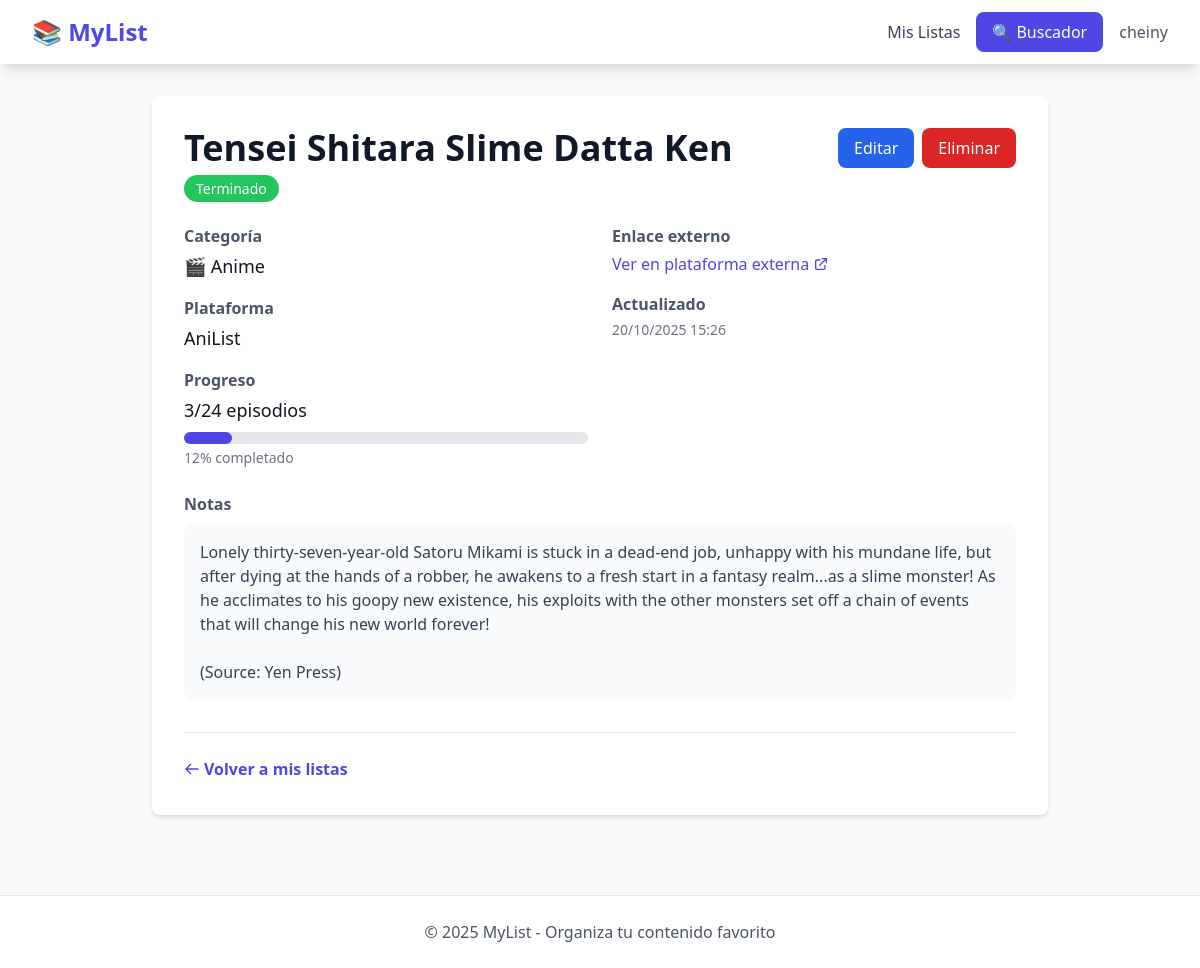
/entries/19/ (signed in), run on the app's committed database.
### users/models.py (models this page shows)
class User(AbstractUser):
    email = models.EmailField(unique=True)
    class Meta:
        db_table = 'users'

### entries/models.py (models this page shows, shortened)
class Entry(models.Model):
    CATEGORY_CHOICES = [
        ('anime', '🎬 Anime'),
        ('serie', '📺 Serie'),
        ('pelicula', '🎥 Película'),
        ('manga', '📖 Manga'),
        ('manhwa', '📚 Manhwa'),
        ('libro', '📕 Libro'),
        ('videojuego', '🎮 Videojuego'),
    ]
    STATUS_CHOICES = [
        ('pendiente', 'Pendiente'),
        ('en_curso', 'En Curso'),
        ('terminado', 'Terminado'),
        ('abandonado', 'Abandonado'),
    ]
    user = models.ForeignKey(settings.AUTH_USER_MODEL, on_delete=models.CASCADE, related_name='entries')
    tags = models.ManyToManyField(Tag, blank=True, related_name='entries')
    title = models.CharField(max_length=255)
    category = models.CharField(max_length=20, choices=CATEGORY_CHOICES)
    status = models.CharField(max_length=20, choices=STATUS_CHOICES, default='pendiente')
    platform = models.CharField(max_length=100, blank=True)
    progress_current = models.IntegerField(default=0, verbose_name='Progreso actual')
    progress_total = models.IntegerField(null=True, blank=True, verbose_name='Total')
    episodes_count = models.IntegerField(null=True, blank=True)
    duration_minutes = models.IntegerField(null=True, blank=True)
    rating = models.IntegerField(null=True, blank=True)
    notes = models.TextField(blank=True)
    external_link = models.URLField(blank=True)
    external_id = models.CharField(max_length=100, blank=True)
    external_source = models.CharField(max_length=50, blank=True)
    cover_image = models.URLField(blank=True)
    created_at = models.DateTimeField(auto_now_add=True)
    updated_at = models.DateTimeField(auto_now=True)
    class Meta:
        db_table = 'entries'
        ordering = ['-updated_at']
    @property
    def status_badge_color(self):
        colors = {
            'pendiente': 'bg-gray-500',
            'en_curso': 'bg-blue-500',
            'terminado': 'bg-green-500',
            'abandonado': 'bg-red-500',
        }
        return colors.get(self.status, 'bg-gray-500')

### entries/views.py (the view)
# urls.py: path('<int:pk>/', views.entry_detail, name='entry_detail'),
@login_required
def entry_detail(request, pk):
    entry = get_object_or_404(Entry, pk=pk, user=request.user)
    return render(request, 'entries/entry_detail.html', {'entry': entry})

### templates/entries/entry_detail.html (shortened to what this page needs)
{% extends 'base/base.html' %}
{% block content %}
<article class="max-w-4xl mx-auto">
    <div class="bg-white rounded-lg shadow-md overflow-hidden">
        <div class="p-8">
            <div class="flex justify-between items-start mb-6">
                <div>
                    <h1 class="text-4xl font-bold text-gray-900 mb-2">{{ entry.title|default:"Sin título" }}</h1>
                    <span class="{{ entry.status_badge_color }} text-white px-3 py-1 rounded-full text-sm"
                        role="status">
                        {{ entry.get_status_display }}
                    </span>
                </div>
                <div class="flex gap-2">
                    <a href="{% url 'entry_update' entry.pk %}"
                        class="bg-blue-600 text-white px-4 py-2 rounded-lg hover:bg-blue-700 focus:ring-2 focus:ring-blue-500"
                        aria-label="Editar {{ entry.title }}">
                        Editar
                    </a>
                    <a href="{% url 'entry_delete' entry.pk %}"
                        class="bg-red-600 text-white px-4 py-2 rounded-lg hover:bg-red-700 focus:ring-2 focus:ring-red-500"
                        aria-label="Eliminar {{ entry.title }}">
                        Eliminar
                    </a>
                </div>
            </div>
            <div class="grid md:grid-cols-2 gap-6 mb-6">
                <dl class="space-y-4">
                    <div>
                        <dt class="text-gray-600 font-semibold mb-1">Categoría</dt>
                        <dd class="text-lg">{{ entry.get_category_display|default:"No especificada" }}</dd>
                    </div>
                    {% if entry.platform %}
                    <div>
                        <dt class="text-gray-600 font-semibold mb-1">Plataforma</dt>
                        <dd class="text-lg">{{ entry.platform }}</dd>
                    </div>
                    {% endif %}
{% if entry.progress_total %}
<div>
    <h3 class="text-gray-600 font-semibold mb-1">Progreso</h3>
    <p class="text-lg mb-2">{{ entry.progress_current }}/{{ entry.progress_total }} episodios</p>
    <div class="w-full bg-gray-200 rounded-full h-3">
        <div class="bg-indigo-600 h-3 rounded-full transition-all"
             style="width: {% widthratio entry.progress_current entry.progress_total 100 %}%">
        </div>
    </div>
    <p class="text-sm text-gray-500 mt-1">
        {% widthratio entry.progress_current entry.progress_total 100 %}% completado
    </p>
</div>
{% elif entry.progress_current > 0 %}
<div>
    <h3 class="text-gray-600 font-semibold mb-1">Progreso</h3>
    <p class="text-lg">{{ entry.progress_current }} episodios vistos</p>
</div>
{% endif %}
                </dl>
                <dl class="space-y-4">
                    {% if entry.external_link %}
                    <div>
                        <dt class="text-gray-600 font-semibold mb-1">Enlace externo</dt>
                        <dd>
                            <a href="{{ entry.external_link }}" target="_blank" rel="noopener noreferrer"
                                class="text-indigo-600 hover:text-indigo-700 focus:ring-2 focus:ring-indigo-500 inline-flex items-center gap-1">
                                Ver en plataforma externa
                                <svg class="w-4 h-4" fill="none" stroke="currentColor" viewBox="0 0 24 24">
                                    <path stroke-linecap="round" stroke-linejoin="round" stroke-width="2"
                                        d="M10 6H6a2 2 0 00-2 2v10a2 2 0 002 2h10a2 2 0 002-2v-4M14 4h6m0 0v6m0-6L10 14" />
                                </svg>
                            </a>
                        </dd>
                    </div>
                    {% endif %}
                    <div>
                        <dt class="text-gray-600 font-semibold mb-1">Actualizado</dt>
                        <dd class="text-sm text-gray-500">
                            <time datetime="{{ entry.updated_at|date:'Y-m-d H:i' }}">
                                {{ entry.updated_at|date:"d/m/Y H:i" }}
                            </time>
                        </dd>
                    </div>
                </dl>
            </div>
            {% if entry.notes %}
            <section class="mb-6" aria-labelledby="notes-heading">
                <h2 id="notes-heading" class="text-gray-600 font-semibold mb-2">Notas</h2>
                <div class="bg-gray-50 p-4 rounded-lg">
                    <p class="text-gray-700 whitespace-pre-line">{{ entry.notes }}</p>
                </div>
            </section>
            {% endif %}
            <div class="mt-8 pt-6 border-t">
                <a href="{% url 'entry_list' %}"
                    class="text-indigo-600 hover:text-indigo-700 font-semibold focus:ring-2 focus:ring-indigo-500 inline-flex items-center gap-1">
                    <svg class="w-4 h-4" fill="none" stroke="currentColor" viewBox="0 0 24 24">
                        <path stroke-linecap="round" stroke-linejoin="round" stroke-width="2"
                            d="M10 19l-7-7m0 0l7-7m-7 7h18" />
                    </svg>
                    Volver a mis listas
                </a>
            </div>
        </div>
    </div>
</article>
{% endblock %}

### templates/base/base.html (shortened to what this page needs)
<!DOCTYPE html>
<html lang="es">
<head>
    <script src="https://cdn.tailwindcss.com"></script>
    {% load static %}
    <link rel="stylesheet" href="{% static 'css/list.css' %}">
</head>
<body class="bg-gray-50 min-h-screen">
    <nav class="bg-white shadow-lg">
        <div class="max-w-7xl mx-auto px-4 sm:px-6 lg:px-8">
            <div class="flex justify-between h-16">
                <div class="flex items-center">
                    <a href="{% url 'home' %}" class="text-2xl font-bold text-indigo-600">
                        📚 MyList
                    </a>
                </div>
                {% if user.is_authenticated %}
                <div class="flex items-center space-x-4">
                    <a href="{% url 'entry_list' %}" class="text-gray-700 hover:text-indigo-600">
                        Mis Listas
                    </a>
                    <a href="{% url 'search_anime_page' %}"
                        class="bg-indigo-600 text-white px-4 py-2 rounded-lg hover:bg-indigo-700">
                        🔍 Buscador
                    </a>
                    <div class="relative user-menu">
                        <button id="userDropdown" class="text-gray-600 font-medium focus:outline-none">
                            {{ user.username }}
                        </button>
                    </div>
                </div>
                {% endif %}
            </div>
        </div>
    </nav>
    <main class="max-w-7xl mx-auto px-4 sm:px-6 lg:px-8 py-8">
        {% block content %}{% endblock %}
    </main>
    <footer class="bg-white border-t mt-12">
        <div class="max-w-7xl mx-auto px-4 sm:px-6 lg:px-8 py-6 text-center text-gray-600">
            <p>&copy; 2025 MyList - Organiza tu contenido favorito</p>
        </div>
    </footer>
</body>
</html>

### static/css/list.css (style rules this page uses)
:root { --bg: #ffffff; --fg: #0f1720; --muted: #6b7280; --accent: #4f46e5; }
body { background:var(--bg); color:var(--fg); }
.user-menu { position:relative; }

### data on the page
User: username "cheiny"
Entry: title "Tensei Shitara Slime Datta Ken", status "Terminado", category "🎬 Anime", platform "AniList", progress_current "3", progress_total "24", progress_current+progress_total "12", updated_at "20/10/2025 15:26", notes "Lonely thirty-seven-year-old Satoru Mikami is stuck in a dead-end job, unhappy with his mundane life, but after dying at the hands of a robber, he awakens to a fresh start in a fantasy realm...as a slime monster! As he acclimates to his goopy new existence, his exploits with the other monsters set off a chain of events that will change his new world forever! (Source: Yen Press)"
